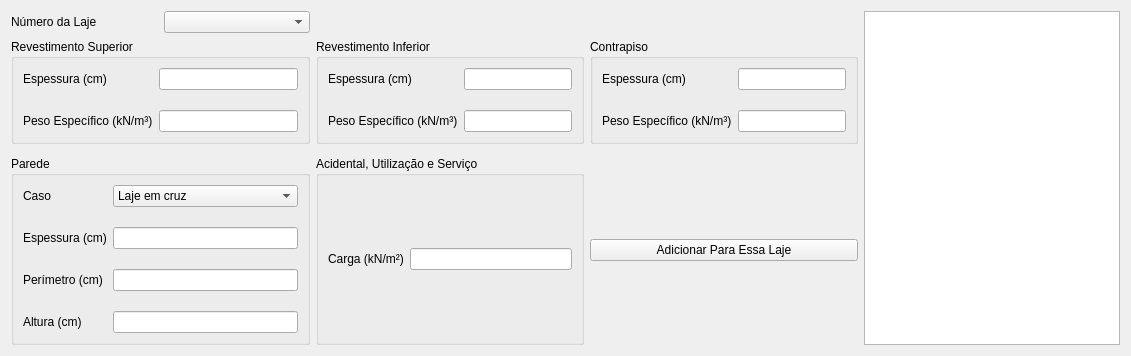
            <widget class="QWidget" name="tab_5">
             <attribute name="title">
              <string>Cargas</string>
             </attribute>
             <layout class="QGridLayout" name="gridLayout_6">
              <item row="0" column="2">
               <layout class="QGridLayout" name="gridLayout_5">
                <item row="3" column="0" colspan="2">
                 <widget class="QGroupBox" name="groupBox_4">
                  <property name="sizePolicy">
                   <sizepolicy hsizetype="Preferred" vsizetype="Expanding">
                    <horstretch>0</horstretch>
                    <verstretch>0</verstretch>
                   </sizepolicy>
                  </property>
                  <property name="title">
                   <string>Parede</string>
                  </property>
                  <property name="checkable">
                   <bool>false</bool>
                  </property>
                  <layout class="QGridLayout" name="gridLayout_16">
                   <item row="0" column="0">
                    <layout class="QGridLayout" name="gridLayout_15">
                     <property name="verticalSpacing">
                      <number>20</number>
                     </property>
                     <item row="2" column="1">
                      <widget class="QLineEdit" name="perimetro_parede_le_carg_laje"/>
                     </item>
                     <item row="0" column="1">
                      <widget class="QComboBox" name="caso_parede_cbox_carg_laje">
                       <item>
                        <property name="text">
                         <string>Laje em cruz</string>
                        </property>
                       </item>
                       <item>
                        <property name="text">
                         <string>Paralelo ao menor vão</string>
                        </property>
                       </item>
                       <item>
                        <property name="text">
                         <string>Perpendicular ao menor vão</string>
                        </property>
                       </item>
                      </widget>
                     </item>
                     <item row="0" column="0">
                      <widget class="QLabel" name="label_6">
                       <property name="text">
                        <string>Caso</string>
                       </property>
                      </widget>
                     </item>
                     <item row="1" column="0">
                      <widget class="QLabel" name="label_15">
                       <property name="text">
                        <string>Espessura (cm)</string>
                       </property>
                      </widget>
                     </item>
                     <item row="2" column="0">
                      <widget class="QLabel" name="label_16">
                       <property name="text">
                        <string>Perímetro (cm)</string>
                       </property>
                      </widget>
                     </item>
                     <item row="1" column="1">
                      <widget class="QLineEdit" name="espessura_parede_le_carg_laje"/>
                     </item>
                     <item row="3" column="0">
                      <widget class="QLabel" name="label_30">
                       <property name="text">
                        <string>Altura (cm)</string>
                       </property>
                      </widget>
                     </item>
                     <item row="3" column="1">
                      <widget class="QLineEdit" name="altura_parede_le_carg_laje"/>
                     </item>
                    </layout>
                   </item>
                  </layout>
                 </widget>
                </item>
                <item row="3" column="2">
                 <widget class="QGroupBox" name="groupBox_5">
                  <property name="sizePolicy">
                   <sizepolicy hsizetype="Preferred" vsizetype="Preferred">
                    <horstretch>0</horstretch>
                    <verstretch>0</verstretch>
                   </sizepolicy>
                  </property>
                  <property name="title">
                   <string>Acidental, Utilização e Serviço</string>
                  </property>
                  <layout class="QGridLayout" name="gridLayout_18">
                   <item row="0" column="0">
                    <layout class="QGridLayout" name="gridLayout_17">
                     <item row="0" column="0">
                      <widget class="QLabel" name="label_17">
                       <property name="text">
                        <string>Carga (kN/m²)</string>
                       </property>
                      </widget>
                     </item>
                     <item row="0" column="1">
                      <widget class="QLineEdit" name="utiliz_le_carg_laje"/>
                     </item>
                    </layout>
                   </item>
                  </layout>
                 </widget>
                </item>
                <item row="1" column="2">
                 <widget class="QGroupBox" name="groupBox_2">
                  <property name="title">
                   <string>Revestimento Inferior</string>
                  </property>
                  <layout class="QGridLayout" name="gridLayout_12">
                   <item row="0" column="0">
                    <layout class="QGridLayout" name="gridLayout_11">
                     <property name="verticalSpacing">
                      <number>20</number>
                     </property>
                     <item row="1" column="0">
                      <widget class="QLabel" name="label_12">
                       <property name="text">
                        <string>Peso Específico (kN/m³)</string>
                       </property>
                      </widget>
                     </item>
                     <item row="0" column="0">
                      <widget class="QLabel" name="label_11">
                       <property name="text">
                        <string>Espessura (cm)</string>
                       </property>
                      </widget>
                     </item>
                     <item row="1" column="1">
                      <widget class="QLineEdit" name="peso_revest_inf_le_carg_laje"/>
                     </item>
                     <item row="0" column="1">
                      <widget class="QLineEdit" name="espessura_revest_inf_le_carg_laje"/>
                     </item>
                    </layout>
                   </item>
                  </layout>
                 </widget>
                </item>
                <item row="1" column="3">
                 <widget class="QGroupBox" name="groupBox_3">
                  <property name="title">
                   <string>Contrapiso</string>
                  </property>
                  <layout class="QGridLayout" name="gridLayout_14">
                   <item row="0" column="0">
                    <layout class="QGridLayout" name="gridLayout_13">
                     <property name="verticalSpacing">
                      <number>20</number>
                     </property>
                     <item row="0" column="0">
                      <widget class="QLabel" name="label_13">
                       <property name="text">
                        <string>Espessura (cm)</string>
                       </property>
                      </widget>
                     </item>
                     <item row="1" column="0">
                      <widget class="QLabel" name="label_14">
                       <property name="text">
                        <string>Peso Específico (kN/m³)</string>
                       </property>
                      </widget>
                     </item>
                     <item row="0" column="1">
                      <widget class="QLineEdit" name="espessura_contrap_le_carg_laje"/>
                     </item>
                     <item row="1" column="1">
                      <widget class="QLineEdit" name="peso_contrap_le_carg_laje"/>
                     </item>
                    </layout>
                   </item>
                  </layout>
                 </widget>
                </item>
                <item row="1" column="0" colspan="2">
                 <widget class="QGroupBox" name="groupBox">
                  <property name="sizePolicy">
                   <sizepolicy hsizetype="Preferred" vsizetype="Expanding">
                    <horstretch>0</horstretch>
                    <verstretch>0</verstretch>
                   </sizepolicy>
                  </property>
                  <property name="title">
                   <string>Revestimento Superior</string>
                  </property>
                  <layout class="QGridLayout" name="gridLayout_10">
                   <item row="0" column="0">
                    <layout class="QGridLayout" name="gridLayout_9">
                     <property name="sizeConstraint">
                      <enum>QLayout::SetDefaultConstraint</enum>
                     </property>
                     <property name="verticalSpacing">
                      <number>20</number>
                     </property>
                     <item row="0" column="0">
                      <widget class="QLabel" name="label_8">
                       <property name="text">
                        <string>Espessura (cm)</string>
                       </property>
                      </widget>
                     </item>
                     <item row="0" column="1">
                      <widget class="QLineEdit" name="espessura_revest_sup_le_carg_laje"/>
                     </item>
                     <item row="1" column="0">
                      <widget class="QLabel" name="label_9">
                       <property name="text">
                        <string>Peso Específico (kN/m³)</string>
                       </property>
                      </widget>
                     </item>
                     <item row="1" column="1">
                      <widget class="QLineEdit" name="peso_revest_sup_le_carg_laje"/>
                     </item>
                    </layout>
                   </item>
                  </layout>
                 </widget>
                </item>
                <item row="0" column="4" rowspan="4">
                 <widget class="QTextBrowser" name="textBrowser_carg_laje">
                  <property name="minimumSize">
                   <size>
                    <width>0</width>
                    <height>0</height>
                   </size>
                  </property>
                  <property name="font">
                   <font>
                    <pointsize>14</pointsize>
                   </font>
                  </property>
                 </widget>
                </item>
                <item row="0" column="0">
                 <widget class="QLabel" name="label_5">
                  <property name="text">
                   <string>Número da Laje</string>
                  </property>
                 </widget>
                </item>
                <item row="3" column="3">
                 <widget class="QPushButton" name="add_btn_carg_laje">
                  <property name="sizePolicy">
                   <sizepolicy hsizetype="Minimum" vsizetype="Fixed">
                    <horstretch>0</horstretch>
                    <verstretch>0</verstretch>
                   </sizepolicy>
                  </property>
                  <property name="text">
                   <string>Adicionar Para Essa Laje</string>
                  </property>
                 </widget>
                </item>
                <item row="0" column="1">
                 <widget class="QComboBox" name="nlaje_cbox_carg_laje"/>
                </item>
               </layout>
              </item>
             </layout>
            </widget>
